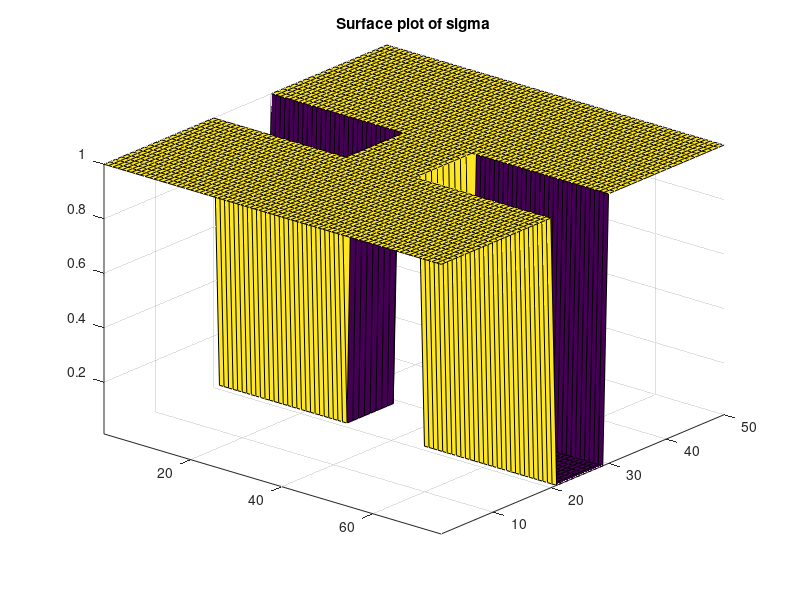
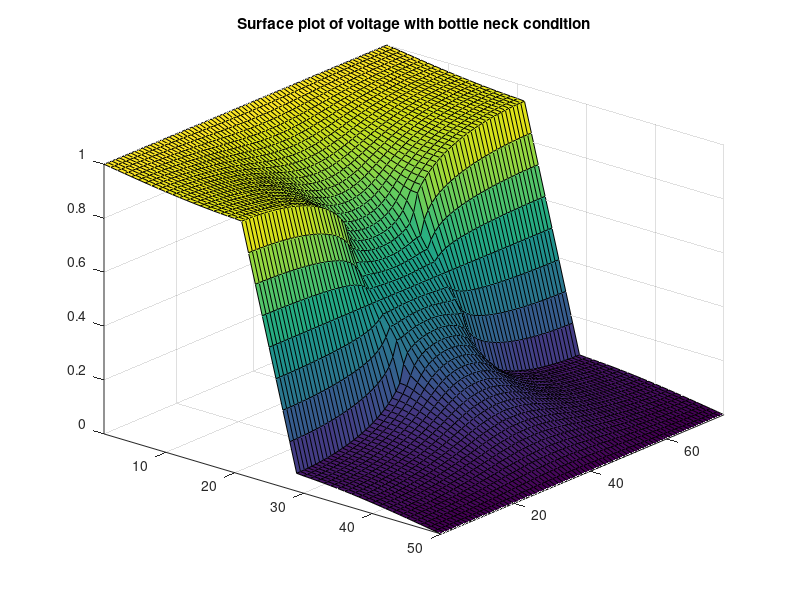
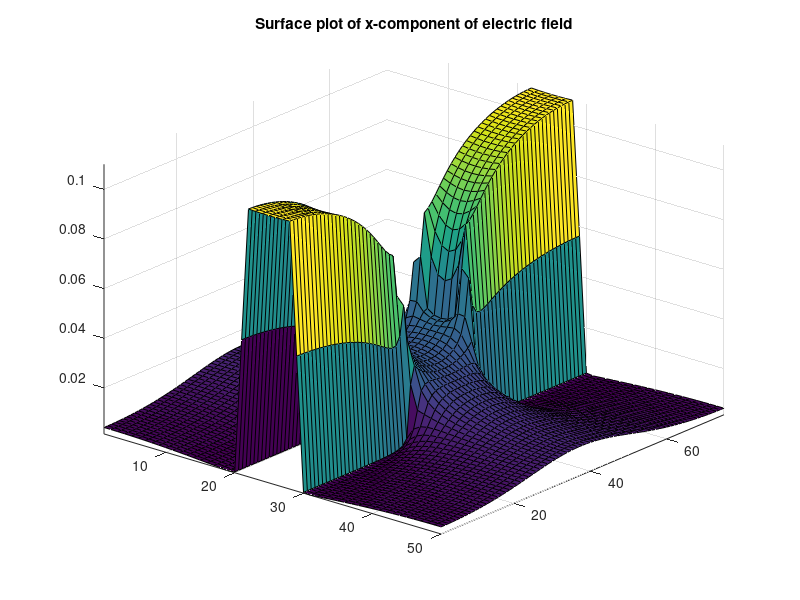
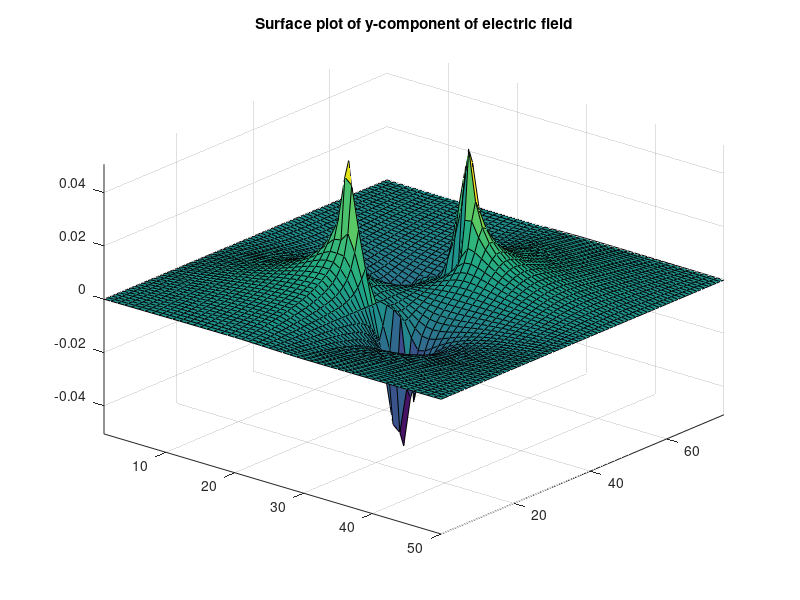

The MATLAB source for these figures, in order:
%% Part 2(a)
% In part 2(a), we are now trying to model the current flow in the region
% with a bottle neck added.

% Reset Everything
close all
clear

% Setting variables
nx = 50;                % Length of the region
ny = nx*3/2;            % Width of the region, 3/2 of length
G = sparse(nx*ny);      % Initialize a G matrix
D = zeros(1, nx*ny);    % Initialize a matrix for G matrix operation
S = zeros(ny, nx);      % Initialize a matrix for sigma
sigma1 = .01;             % Setting up parameter of sigma in different region
sigma2 = 1;
box = [nx*2/5 nx*3/5 ny*2/5 ny*3/5]; % Setting up the bottle neck

%Sigma matrix setup
sigma = zeros(nx, ny);
for i = 1:nx
    for j = 1:ny
        if i > box(1) && i < box(2) && (j < box(3)||j > box(4))
            sigma(i, j) = sigma1;
        else
            sigma(i, j) = sigma2;
        end
    end
end

% Implement the G matrix with the bottle neck condition in the region
for i = 1:nx
    for j = 1:ny
        
        n = j + (i-1)*ny;
        nip = j + (i+1-1)*ny;
        nim = j + (i-1-1)*ny;
        njp = j + 1 + (i-1)*ny;
        njm = j - 1 + (i-1)*ny;
        
        if i == 1
            G(n, :) = 0;
            G(n, n) = 1;
            D(n) = 1;
        elseif i == nx
            G(n, :) = 0;
            G(n, n) = 1;
            D(n) = 0;
        elseif j == 1
            G(n, nip) = (sigma(i+1, j) + sigma(i,j))/2;
            G(n, nim) = (sigma(i-1, j) + sigma(i,j))/2;
            G(n, njp) = (sigma(i, j+1) + sigma(i,j))/2;            
            G(n, n) = -(G(n,nip)+G(n,nim)+G(n,njp));
        elseif j == ny
            G(n, nip) = (sigma(i+1, j) + sigma(i,j))/2;
            G(n, nim) = (sigma(i-1, j) + sigma(i,j))/2;
            G(n, njm) = (sigma(i, j-1) + sigma(i,j))/2;
            G(n, n) = -(G(n,nip)+G(n,nim)+G(n,njm));
        else
            G(n, nip) = (sigma(i+1, j) + sigma(i,j))/2;
            G(n, nim) = (sigma(i-1, j) + sigma(i,j))/2;
            G(n, njp) = (sigma(i, j+1) + sigma(i,j))/2;
            G(n, njm) = (sigma(i, j-1) + sigma(i,j))/2;
            G(n, n) = -(G(n,nip)+G(n,nim)+G(n,njp)+G(n,njm));
        end
    end
end

% Creating a surface plot for sigma
figure(1)
surf(sigma);
axis tight
view([40 30]);
title("Surface plot of sigma")

% Calculating the voltage
V = G\D';

% Inverting the G matrix
X = zeros(ny, nx, 1);
for i = 1:nx
    for j = 1:ny
        n = j + (i-1)*ny;
        X(j,i) = V(n);
    end
end

% Creating a surface plot for voltage
figure(2)
surf(X)
axis tight
view([40 30]);
title("Surface plot of voltage with bottle neck condition")

% Calculating the electric field from voltage
[Ex, Ey] = gradient(X);

% Creating surface plots for x and y component for electric field
figure(3)
surf(-Ex)
axis tight
view([40 30]);
title("Surface plot of x-component of electric field")

figure(4)
surf(-Ey)
axis tight
view([40 30]);
title("Surface plot of y-component of electric field")

% Calculating the current density
Jx = sigma'.*Ex;
Jy = sigma'.*Ey;
J = sqrt(Jx.^2 + Jy.^2);

% Creating a surface plot for the current density
figure(5)
surf(J)
axis tight
view([40 30]);
title("Surface plot of current density")